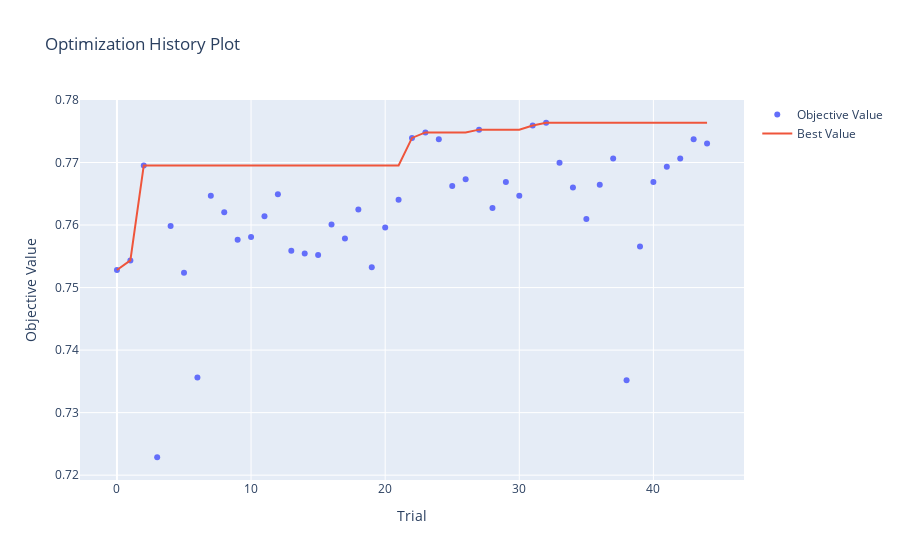

Notebook code cell kept with this figure:
### Code cell
vis.plot_optimization_history(study)

### Figure 1 — Plotly figure (JSON) as saved in the notebook; plotly's stock layout.template omitted (floating-point values rounded to 4 significant figures)
{"data": [{"mode": "markers", "name": "Objective Value", "type": "scatter", "x": [0, 1, 2, 3, 4, 5, 6, 7, 8, 9, 10, 11, 12, 13, 14, 15, 16, 17, 18, 19, 20, 21, 22, 23, 24, 25, 26, 27, 28, 29, 30, 31, 32, 33, 34, 35, 36, 37, 38, 39, 40, 41, 42, 43, 44], "y": [0.7528, 0.7543, 0.7695, 0.7229, 0.7598, 0.7524, 0.7356, 0.7647, 0.762, 0.7576, 0.7581, 0.7614, 0.7649, 0.7559, 0.7554, 0.7552, 0.7601, 0.7579, 0.7625, 0.7532, 0.7596, 0.764, 0.7739, 0.7748, 0.7737, 0.7662, 0.7673, 0.7753, 0.7627, 0.7669, 0.7647, 0.7759, 0.7764, 0.77, 0.766, 0.7609, 0.7665, 0.7706, 0.7352, 0.7565, 0.7669, 0.7693, 0.7706, 0.7737, 0.7731]}, {"mode": "lines", "name": "Best Value", "type": "scatter", "x": [0, 1, 2, 3, 4, 5, 6, 7, 8, 9, 10, 11, 12, 13, 14, 15, 16, 17, 18, 19, 20, 21, 22, 23, 24, 25, 26, 27, 28, 29, 30, 31, 32, 33, 34, 35, 36, 37, 38, 39, 40, 41, 42, 43, 44], "y": [0.7528, 0.7543, 0.7695, 0.7695, 0.7695, 0.7695, 0.7695, 0.7695, 0.7695, 0.7695, 0.7695, 0.7695, 0.7695, 0.7695, 0.7695, 0.7695, 0.7695, 0.7695, 0.7695, 0.7695, 0.7695, 0.7695, 0.7739, 0.7748, 0.7748, 0.7748, 0.7748, 0.7753, 0.7753, 0.7753, 0.7753, 0.7759, 0.7764, 0.7764, 0.7764, 0.7764, 0.7764, 0.7764, 0.7764, 0.7764, 0.7764, 0.7764, 0.7764, 0.7764, 0.7764]}, {"marker": {"color": "#cccccc"}, "mode": "markers", "name": "Infeasible Trial", "showlegend": false, "type": "scatter", "x": [], "y": []}], "layout": {"autosize": true, "title": {"text": "Optimization History Plot"}, "xaxis": {"autorange": true, "range": [-2.888, 46.89], "title": {"text": "Trial"}, "type": "linear"}, "yaxis": {"autorange": true, "range": [0.7184, 0.7808], "title": {"text": "Objective Value"}, "type": "linear"}}}
